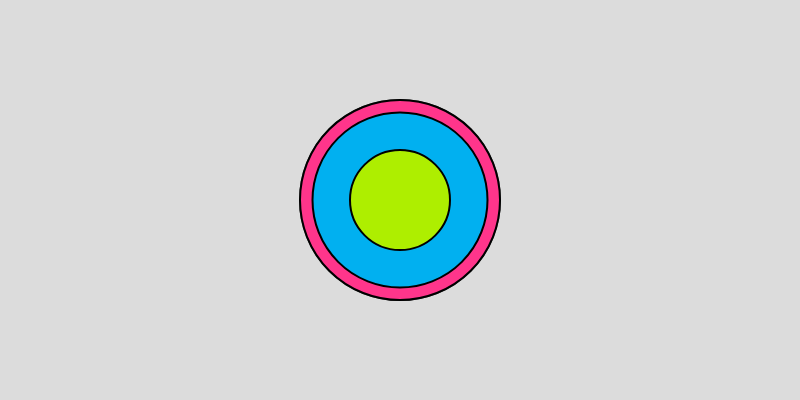
Frame 1 (no input)
Frame 60 (no input): identical to frame 1, image omitted
Frame 120 (the mouse pressed at the canvas centre since frame 60): identical to frame 1, image omitted

The p5.js sketch that drew this single still picture (run headless with seeded random() and noise() and a simulated clock; from frame 60 on, the mouse is pressed at the canvas centre):

// p5.js sketch
// ── sketch.js
function setup() {
    createCanvas(800,400);
}

function draw() {
    //Practice
    var x = 200;
    var y = 200;

    background(220);

    //Circle 01
    fill(51,51,51);
    strokeWeight(2);
    stroke(75);
    ellipse(400,200,x,y);

    //Circle 02
    stroke(0);
    fill(255,53,139);
    ellipse(400,200,x,y);

    //Circle 03
    fill(1,176,240);
    ellipse(400,200,x-25,y-25);

    //Circle 04
    fill(174,238,0);
    ellipse(400,200,x-100,y-100);
}
